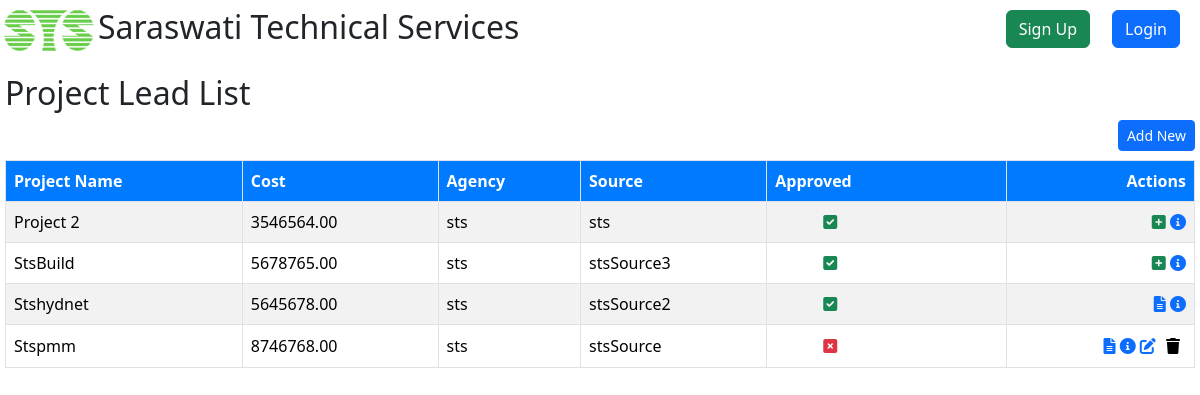
The app's page /project/plList/, older data.
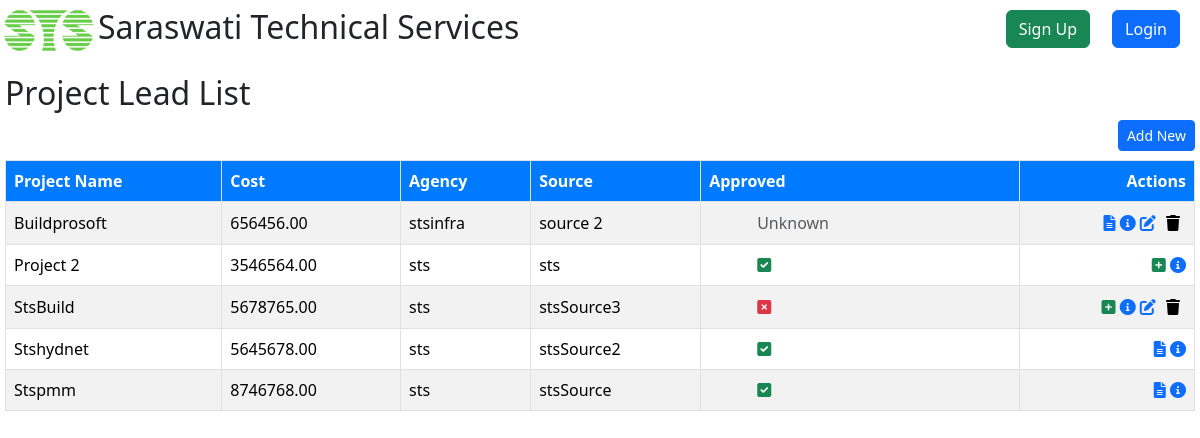
The same page, newer data.
### Project/models.py (models this page shows, shortened)
class ProjectLead(models.Model):
    projectName = models.CharField(max_length=50)
    cost = models.DecimalField(max_digits=15, decimal_places=2, blank=True, null=True)
    agency = models.CharField(max_length=30, blank=True, null=True)
    approved = models.BooleanField(default=None,null=True,blank=True)
    description = models.TextField(blank=True, null=True)
    sector = models.ForeignKey(Sector, on_delete=models.CASCADE, blank=True, null=True)
    scopeItem = models.ForeignKey(ScopeItem, on_delete=models.CASCADE, blank=True, null=True)
    source = models.CharField(max_length=30)
    sourceDescription = models.TextField(blank=True, null=True)

### Project/views.py (the view)
# urls.py: path('plList/', views.plList, name='plList'),
def plList(request):
    projectLeads = ProjectLead.objects.all().order_by('projectName')
    context = {"projectLeads": projectLeads}
    return render(request, "project/plList.html", context)

### Project/templates/project/plList.html (shortened to what this page needs)
{% extends "registration/base.html" %}
{% block content %}
<h2>Project Lead List</h2>
<a href="{% url 'plCreateView' %}">
    <button type="button" class="btn btn-primary btn-sm" style="float:right;">Add New</button>
</a>
<table class="table table-striped table-hover mt-5">
    <thead>
        <tr class="m-5 p-8">
            <th class="text-start border">Project Name</th>
            <th class="text-start border">Cost</th>
            <th class="text-start border">Agency</th>
            <th class="text-start border">Source</th>
            <th class="text-start border">Approved</th>
            <th class="text-end border">Actions</th>
        </tr>
    </thead>
    <tbody>
        {% for pl in projectLeads %}
            <tr>
                <td class="text-start border">{{ pl.projectName }}</td>
                <td class="text-start border">{{ pl.cost }}</td>
                <td class="text-start border">{{ pl.agency }}</td>
                <td class="text-start border">{{ pl.source }}</td>
                <td class="text-start border">
                    {% if pl.approved is True %}
                        <i class="fas fa-check-square text-success mx-5" title="Approved"></i>
                    {% elif pl.approved is False %}
                        <i class="fas fa-times-square text-danger mx-5" title="Not Approved"></i>
                    {% else %}
                        <span class="text-muted mx-5">Unknown</span>
                    {% endif %}
                </td>
                <td class="text-end border">
                    {% if pl.projectproposal %}
                        <a href="{% url 'ppList' pl.id %}"  title="View Project Proposal"><i class="fas fa-file-alt"></i></a>
                    {% else %}
                        <a href="{% url 'ppCreateView' pl.id %}"  title="Create Proposal"><i class="fas fa-plus-square text-success"></i></a>
                    {% endif %}
                    <a href="{% url 'plDetailView' pl.id %}" title="View Details"><i class="fas fa-info-circle" aria-hidden="true"></i></a>
                    {% if not pl.approved %}
                        <a href="{% url 'plUpdateView' pl.id %}" title="Edit ProjectLead"><i class="fas fa-edit"></i></a>
                        <form action="{% url 'plDeleteView' pl.id %}" method="post" style="display:inline;" id="delete-form-{{ pl.id }}">
                            <button type="submit" style="background: none; border: none; cursor: pointer;" title="Delete ProjectLead">
                                <i class="fas fa-trash" aria-hidden="true"></i>
                            </button>
                        </form>
                    {% else %}
                        <span class="text-muted"></span>
                    {% endif %}
                </td>
            </tr>
        {% endfor %}
    </tbody>
</table>
{% endblock %}

Row changes from the older to the newer data that the page shows:
added ProjectLead: projectName "Buildprosoft", cost "656456.00", agency "stsinfra", source "source 2", shows "Unknown"
changed ProjectLead "StsBuild": approved True → False (drawn)
changed ProjectLead "Stspmm": approved False → True (drawn)
